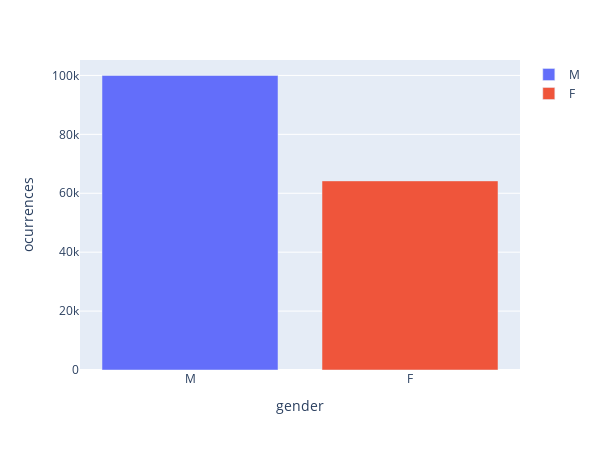

The notebook cell this image was saved under:
### Code cell
fig = px.bar(gender,'gender', 'ocurrences', width=600, height=450, color='gender')

fig.for_each_trace(
    lambda trace: trace.update(name=next(continents)),
)


fig.show()

### Figure 1 — Plotly figure (JSON) as saved in the notebook; plotly's stock layout.template omitted (floating-point values rounded to 4 significant figures)
{"data": [{"alignmentgroup": "True", "hoverlabel": {"namelength": 0}, "hovertemplate": "gender=%{x}<br>ocurrences=%{y}", "legendgroup": "gender=M", "marker": {"color": "#636efa"}, "name": "M", "offsetgroup": "gender=M", "orientation": "v", "showlegend": true, "textposition": "auto", "type": "bar", "x": ["M"], "xaxis": "x", "y": [99984], "yaxis": "y"}, {"alignmentgroup": "True", "hoverlabel": {"namelength": 0}, "hovertemplate": "gender=%{x}<br>ocurrences=%{y}", "legendgroup": "gender=F", "marker": {"color": "#EF553B"}, "name": "F", "offsetgroup": "gender=F", "orientation": "v", "showlegend": true, "textposition": "auto", "type": "bar", "x": ["F"], "xaxis": "x", "y": [64199], "yaxis": "y"}], "layout": {"barmode": "relative", "height": 450, "legend": {"tracegroupgap": 0}, "margin": {"t": 60}, "width": 600, "xaxis": {"anchor": "y", "categoryarray": ["M", "F"], "categoryorder": "array", "domain": [0, 1], "title": {"text": "gender"}}, "yaxis": {"anchor": "x", "domain": [0, 1], "title": {"text": "ocurrences"}}}}
